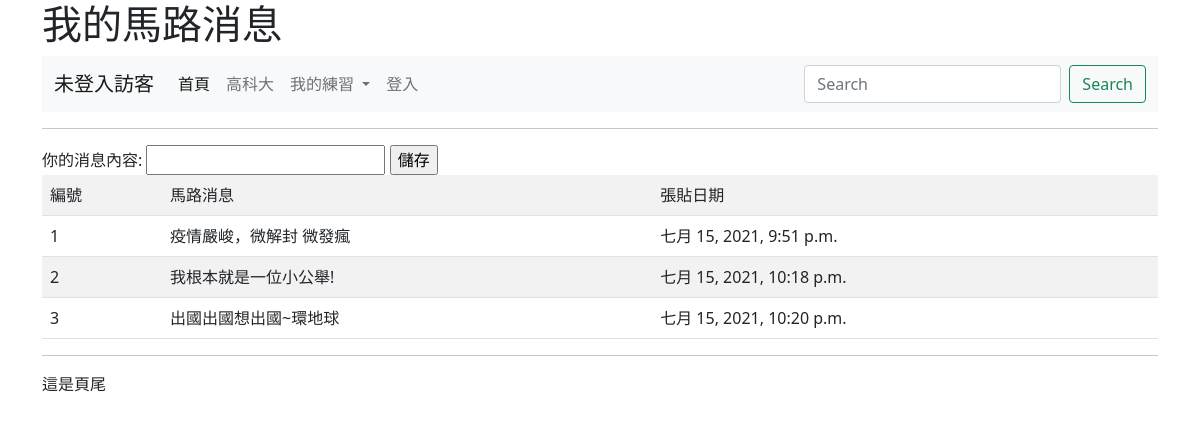
Page /note/ on the earlier database version.
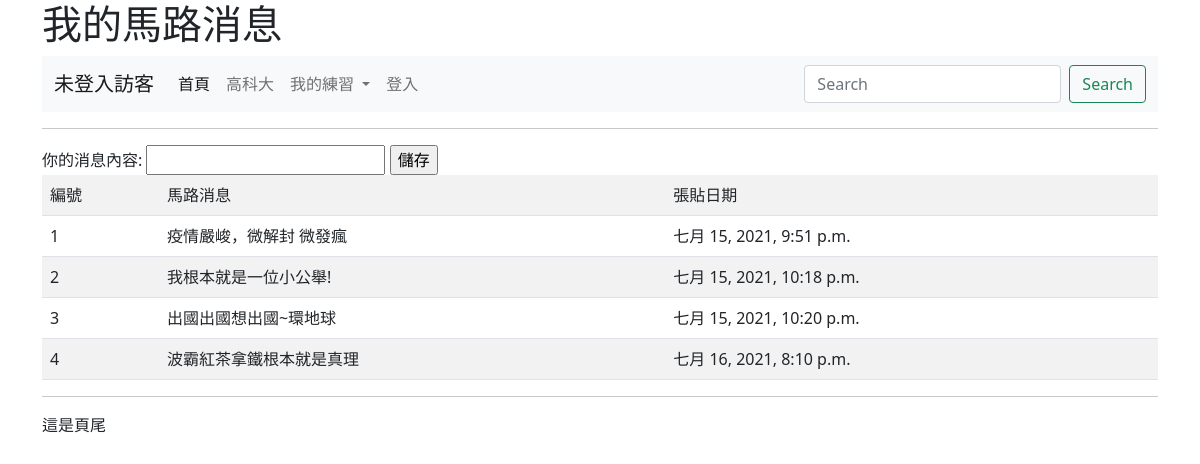
Same page on the later database version.
### mysite/models.py (models this page shows, shortened)
class Note(models.Model):
	title = models.CharField(max_length=200)
	pub_date = models.DateTimeField(default=timezone.now)

### mysite/views.py (the view)
# urls.py: path('note/', views.note),
def note(request):
	notes = Note.objects.all()
	return render(request,"note.html",locals())

### templates/note.html (shortened to what this page needs)
{% extends "base.html" %}
{% block main %}
	<hr>
	<form action="/addnote/" method=POST>
		你的消息內容: <input name="title" type=text size=20>
		<input type=submit value="儲存">
	</form>
	<table class="table table-striped">
		<tr>
			<td>編號</td><td>馬路消息</td><td>張貼日期</td>
		</tr>
	{% for note in notes %}
		<tr>
	   		<td>{{ note.id }} </td>
	   		<td>
	   			{{ note.title }}
	   		</td>
	   		<td>{{ note.pub_date }} </td>
	   	</tr>
	{% endfor %}
	</table>
{% endblock %}

Differences in the rows shown:
added Note: id "4", title "波霸紅茶拿鐵根本就是真理", pub_date "七月 16, 2021, 8:10 p.m."
